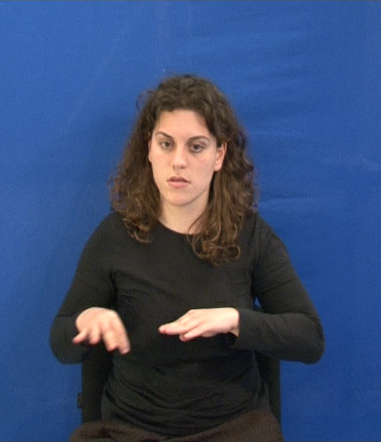
%> input picture Lab2/part1/GSLframes/1.png, 381 x 442 px
$ octave part1.m   (GNU Octave 9; MATLAB toolbox functions it lacks are replaced by stand-ins)
%> lines starting %> are read from the running program, lines starting %| are printed output that depends on the picture; in (x1, y1, x2, y2) boxes, pixels count from 0 and x2, y2 are one past the last pixel; in counts of white or black regions, pixels touching at a corner belong together; the program's own positions count from 1
%> further down, I_curr is the input picture: size 442x381x3 uint8; mean R, G, B 56.6, 75.4, 112.7
### Lab2/part1/findFace.m
function boundingBox = findFace(I, mean_CbCr, cov_CbCr)
%> called with mean_CbCr = [106.3 153.5], cov_CbCr = [8.69 -9.27; -9.27 34.18]
% boundingBox
%
% Usage:
%         boundingBox = findFace(I, mean_CbCr, cov_CbCr)
%
% Description:
% Computes bounding box of the face detected
% in the image.
%
% In:
%   I: input RGB image
%   mean_CbCr: mean values of the Gaussian.
%   cov_CbCr: covariance matrix of the Gaussian.
%
% Out:
%   boundingBox: a box containg the face detected.
%

% Convert image from RGB color space to YCbCr.
image_YCbCr = rgb2ycbcr(I);
%> image_YCbCr: size 442x381x3 uint8; mean of channels 1, 2, 3 79.6, 147.2, 117.1
% Flatten the image.
image_flattened = reshape(image_YCbCr, [], 3);

% Compute multivariate normal probability density function
% using the computed mean and covariance.
prop = mvnpdf(double(image_flattened(:, 2:end)), mean_CbCr, cov_CbCr);

% Apply threshold in propabilities.
threshold = 0.001;
skin_indices = find(prop > threshold);
%> skin_indices = 7982 values from 34352 to 105531
skin = zeros(size(I, 1), size(I, 2));
% Set to 1 skin pixels.
skin(skin_indices) = 1;
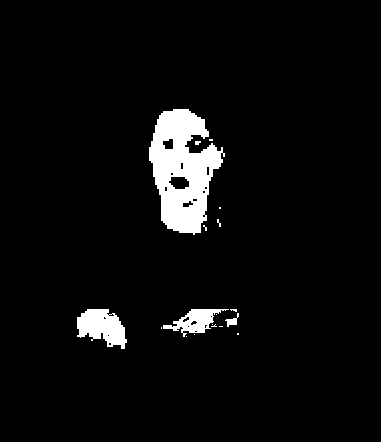
%> skin: size 442x381 double; values 0 (black) and 1 (white), 4.7% white; 18 white regions (13 under 20 px), largest, box (x1, y1, x2, y2) and area: (149, 109, 225, 235) 5728, (77, 309, 127, 349) 1309, (163, 309, 229, 337) 769, (225, 313, 239, 327) 80, (195, 141, 201, 145) 20

% Apply opening with a small structural object.
se1 = strel('disk',3);
skin = imopen(skin,se1);
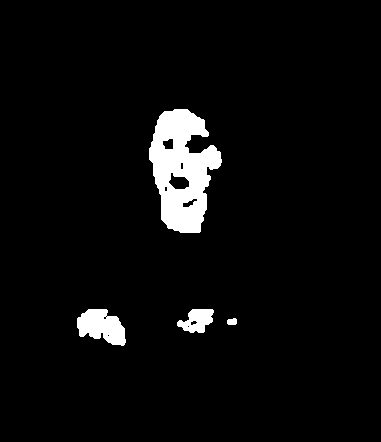
%> skin: size 442x381 double; values 0 (black) and 1 (white), 4.4% white; 4 white regions, box (x1, y1, x2, y2) and area: (149, 109, 222, 233) 5549, (77, 309, 126, 346) 1227, (177, 309, 214, 333) 573, (227, 318, 237, 325) 60
% Apply closing with a big structural object.
se2 = strel('disk',10);
skin = imclose(skin, se2);
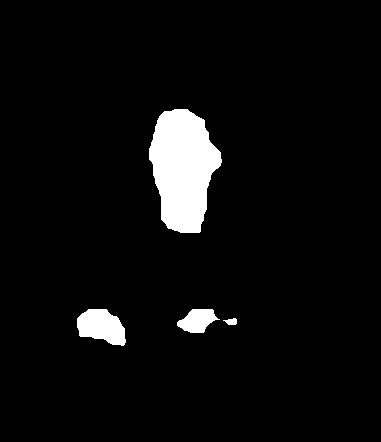
%> skin: size 442x381 double; values 0 (black) and 1 (white), 5% white; 4 white regions

% Compute regions and stats of each region detected.
[L,~] = bwlabel(skin);
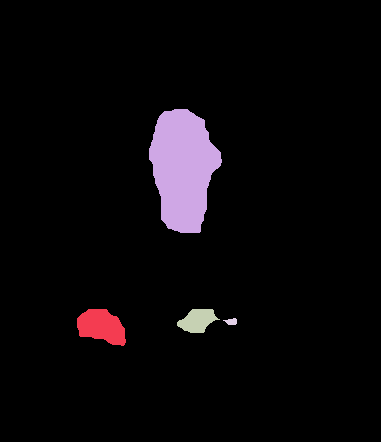
%> L: size 442x381 double; 5 distinct labels, from 0 to 4; one colour per label, 0 black
stats = regionprops(L,'basic');
%> stats = 4 regions; box (x1, y1, x2, y2), Area and Centroid: (149, 109, 222, 233) 6330 [183.5 169.1], (77, 309, 126, 346) 1286 [102.1 327.2], (177, 309, 220, 333) 663 [198.1 321.2], (223, 318, 237, 325) 67 [232 322.2]

% Compute region with max area.
[~,indice] = max([stats.Area]);
%> indice = 2

boundingBox = stats(indice).BoundingBox;
%> boundingBox = [149.5 109.5 73 124]


end

### Lab2/part1/trainPdf.m
function [mean_CbCr, cov_CbCr] = trainPdf(samples)
% trainPdf
%
% Usage:
%         [mean_CbCr, cov_CbCr] = trainPdf(samples)
%
% Description:
% Computes the mean value and the covariance
% matrix of a normal pdf based on the samples
% given, keeping only Cb and Cr channels.
%
% In:
%   samples: skin samples
%
% Out:
%   mean_CbCr: mean value of Cb and Cr channel.
%   cov_CbCr: covariance matrix of the above channels.
%

% Convert skin values from RGB color space to YCbCr.
samplesYCbCr = rgb2ycbcr(samples);
% Flatten the samples.
samplesYCbCr = reshape(samplesYCbCr, [], 3);

% Keep only Cb and Cr channels.
samplesCbCr = samplesYCbCr(:, 2:end);

% Compute the mean value for Cb and Cr.
mean_CbCr = mean(samplesCbCr);

% Compute the covariance matrix.
cov_CbCr = cov(double(samplesCbCr));

end

### Lab2/part1/part1.m
% Removing past variables and commands.
clear, clc, close all

% Define parameters of the model
rho = 3;
epsilon = 0.05;
d_x0 = 0;
d_y0 = 0;
threshold = 0.01;
multiscale=1;
scales=4;

% Load skin samples from skinSamplesRGB.mat
load("skinSamplesRGB.mat");
% Get mean value and covariance from the skin samples.
[mean_CbCr, cov_CbCr] = trainPdf(skinSamplesRGB);

% Read first image and compute its bounding box.
I_curr = imread('./GSLframes/1.png');
boundingBox = findFace(I_curr, mean_CbCr, cov_CbCr);
%> boundingBox = [149.5 109.5 73 124]
x = boundingBox(1);
%> x = 149.5
y = boundingBox(2);
%> y = 109.5
width = boundingBox(3);
%> width = 73
height = boundingBox(4);
%> height = 124

% Plot first  image.
figure;
imshow(I_curr);
hold on;
rectangle('Position', boundingBox, 'EdgeColor', 'g');
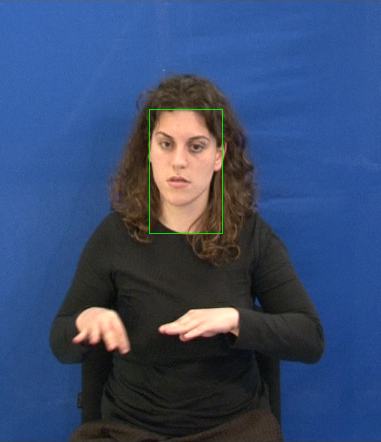
%> figure redrawn from the program's plot data
hold off

for k = 1:70
    I_prev = I_curr;
    % Read next image
%> (the run ends here)
